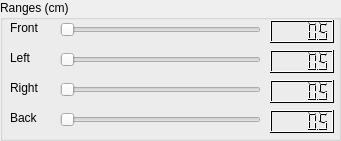
   <widget class="QGroupBox" name="groupBox_3">
    <property name="geometry">
     <rect>
      <x>380</x>
      <y>360</y>
      <width>341</width>
      <height>141</height>
     </rect>
    </property>
    <property name="title">
     <string>Ranges (cm)</string>
    </property>
    <widget class="QLabel" name="label_11">
     <property name="geometry">
      <rect>
       <x>10</x>
       <y>20</y>
       <width>53</width>
       <height>15</height>
      </rect>
     </property>
     <property name="text">
      <string>Front</string>
     </property>
    </widget>
    <widget class="QLabel" name="label_12">
     <property name="geometry">
      <rect>
       <x>10</x>
       <y>50</y>
       <width>53</width>
       <height>15</height>
      </rect>
     </property>
     <property name="text">
      <string>Left</string>
     </property>
    </widget>
    <widget class="QLabel" name="label_13">
     <property name="geometry">
      <rect>
       <x>10</x>
       <y>80</y>
       <width>53</width>
       <height>15</height>
      </rect>
     </property>
     <property name="text">
      <string>Right</string>
     </property>
    </widget>
    <widget class="QLCDNumber" name="frontRangeLCD">
     <property name="geometry">
      <rect>
       <x>270</x>
       <y>20</y>
       <width>64</width>
       <height>23</height>
      </rect>
     </property>
     <property name="palette">
      <palette>
       <active>
        <colorrole role="WindowText">
         <brush brushstyle="SolidPattern">
          <color alpha="255">
           <red>0</red>
           <green>0</green>
           <blue>0</blue>
          </color>
         </brush>
        </colorrole>
        <colorrole role="Light">
         <brush brushstyle="SolidPattern">
          <color alpha="255">
           <red>255</red>
           <green>255</green>
           <blue>255</blue>
          </color>
         </brush>
        </colorrole>
        <colorrole role="Midlight">
         <brush brushstyle="SolidPattern">
          <color alpha="255">
           <red>0</red>
           <green>0</green>
           <blue>127</blue>
          </color>
         </brush>
        </colorrole>
        <colorrole role="Dark">
         <brush brushstyle="SolidPattern">
          <color alpha="255">
           <red>0</red>
           <green>0</green>
           <blue>0</blue>
          </color>
         </brush>
        </colorrole>
        <colorrole role="Text">
         <brush brushstyle="SolidPattern">
          <color alpha="255">
           <red>0</red>
           <green>0</green>
           <blue>0</blue>
          </color>
         </brush>
        </colorrole>
        <colorrole role="ButtonText">
         <brush brushstyle="SolidPattern">
          <color alpha="255">
           <red>0</red>
           <green>0</green>
           <blue>0</blue>
          </color>
         </brush>
        </colorrole>
       </active>
       <inactive>
        <colorrole role="WindowText">
         <brush brushstyle="SolidPattern">
          <color alpha="255">
           <red>0</red>
           <green>0</green>
           <blue>0</blue>
          </color>
         </brush>
        </colorrole>
        <colorrole role="Light">
         <brush brushstyle="SolidPattern">
          <color alpha="255">
           <red>255</red>
           <green>255</green>
           <blue>255</blue>
          </color>
         </brush>
        </colorrole>
        <colorrole role="Midlight">
         <brush brushstyle="SolidPattern">
          <color alpha="255">
           <red>0</red>
           <green>0</green>
           <blue>127</blue>
          </color>
         </brush>
        </colorrole>
        <colorrole role="Dark">
         <brush brushstyle="SolidPattern">
          <color alpha="255">
           <red>0</red>
           <green>0</green>
           <blue>0</blue>
          </color>
         </brush>
        </colorrole>
        <colorrole role="Text">
         <brush brushstyle="SolidPattern">
          <color alpha="255">
           <red>0</red>
           <green>0</green>
           <blue>0</blue>
          </color>
         </brush>
        </colorrole>
        <colorrole role="ButtonText">
         <brush brushstyle="SolidPattern">
          <color alpha="255">
           <red>0</red>
           <green>0</green>
           <blue>0</blue>
          </color>
         </brush>
        </colorrole>
       </inactive>
       <disabled>
        <colorrole role="WindowText">
         <brush brushstyle="SolidPattern">
          <color alpha="255">
           <red>0</red>
           <green>0</green>
           <blue>0</blue>
          </color>
         </brush>
        </colorrole>
        <colorrole role="Light">
         <brush brushstyle="SolidPattern">
          <color alpha="255">
           <red>255</red>
           <green>255</green>
           <blue>255</blue>
          </color>
         </brush>
        </colorrole>
        <colorrole role="Midlight">
         <brush brushstyle="SolidPattern">
          <color alpha="255">
           <red>0</red>
           <green>0</green>
           <blue>127</blue>
          </color>
         </brush>
        </colorrole>
        <colorrole role="Dark">
         <brush brushstyle="SolidPattern">
          <color alpha="255">
           <red>0</red>
           <green>0</green>
           <blue>0</blue>
          </color>
         </brush>
        </colorrole>
        <colorrole role="Text">
         <brush brushstyle="SolidPattern">
          <color alpha="255">
           <red>0</red>
           <green>0</green>
           <blue>0</blue>
          </color>
         </brush>
        </colorrole>
        <colorrole role="ButtonText">
         <brush brushstyle="SolidPattern">
          <color alpha="255">
           <red>0</red>
           <green>0</green>
           <blue>0</blue>
          </color>
         </brush>
        </colorrole>
       </disabled>
      </palette>
     </property>
     <property name="font">
      <font>
       <family>Arial Black</family>
      </font>
     </property>
     <property name="smallDecimalPoint">
      <bool>true</bool>
     </property>
     <property name="segmentStyle">
      <enum>QLCDNumber::Filled</enum>
     </property>
     <property name="value" stdset="0">
      <double>0.500000000000000</double>
     </property>
    </widget>
    <widget class="QSlider" name="frontRangeSlider">
     <property name="enabled">
      <bool>false</bool>
     </property>
     <property name="geometry">
      <rect>
       <x>60</x>
       <y>20</y>
       <width>201</width>
       <height>19</height>
      </rect>
     </property>
     <property name="maximum">
      <number>182</number>
     </property>
     <property name="orientation">
      <enum>Qt::Horizontal</enum>
     </property>
    </widget>
    <widget class="QSlider" name="leftRangeSlider">
     <property name="enabled">
      <bool>false</bool>
     </property>
     <property name="geometry">
      <rect>
       <x>60</x>
       <y>50</y>
       <width>201</width>
       <height>19</height>
      </rect>
     </property>
     <property name="maximum">
      <number>182</number>
     </property>
     <property name="orientation">
      <enum>Qt::Horizontal</enum>
     </property>
    </widget>
    <widget class="QLCDNumber" name="leftRangeLCD">
     <property name="geometry">
      <rect>
       <x>270</x>
       <y>50</y>
       <width>64</width>
       <height>23</height>
      </rect>
     </property>
     <property name="palette">
      <palette>
       <active>
        <colorrole role="WindowText">
         <brush brushstyle="SolidPattern">
          <color alpha="255">
           <red>0</red>
           <green>0</green>
           <blue>0</blue>
          </color>
         </brush>
        </colorrole>
        <colorrole role="Light">
         <brush brushstyle="SolidPattern">
          <color alpha="255">
           <red>255</red>
           <green>255</green>
           <blue>255</blue>
          </color>
         </brush>
        </colorrole>
        <colorrole role="Midlight">
         <brush brushstyle="SolidPattern">
          <color alpha="255">
           <red>0</red>
           <green>0</green>
           <blue>127</blue>
          </color>
         </brush>
        </colorrole>
        <colorrole role="Dark">
         <brush brushstyle="SolidPattern">
          <color alpha="255">
           <red>0</red>
           <green>0</green>
           <blue>0</blue>
          </color>
         </brush>
        </colorrole>
        <colorrole role="Text">
         <brush brushstyle="SolidPattern">
          <color alpha="255">
           <red>0</red>
           <green>0</green>
           <blue>0</blue>
          </color>
         </brush>
        </colorrole>
        <colorrole role="ButtonText">
         <brush brushstyle="SolidPattern">
          <color alpha="255">
           <red>0</red>
           <green>0</green>
           <blue>0</blue>
          </color>
         </brush>
        </colorrole>
       </active>
       <inactive>
        <colorrole role="WindowText">
         <brush brushstyle="SolidPattern">
          <color alpha="255">
           <red>0</red>
           <green>0</green>
           <blue>0</blue>
          </color>
         </brush>
        </colorrole>
        <colorrole role="Light">
         <brush brushstyle="SolidPattern">
          <color alpha="255">
           <red>255</red>
           <green>255</green>
           <blue>255</blue>
          </color>
         </brush>
        </colorrole>
        <colorrole role="Midlight">
         <brush brushstyle="SolidPattern">
          <color alpha="255">
           <red>0</red>
           <green>0</green>
           <blue>127</blue>
          </color>
         </brush>
        </colorrole>
        <colorrole role="Dark">
         <brush brushstyle="SolidPattern">
          <color alpha="255">
           <red>0</red>
           <green>0</green>
           <blue>0</blue>
          </color>
         </brush>
        </colorrole>
        <colorrole role="Text">
         <brush brushstyle="SolidPattern">
          <color alpha="255">
           <red>0</red>
           <green>0</green>
           <blue>0</blue>
          </color>
         </brush>
        </colorrole>
        <colorrole role="ButtonText">
         <brush brushstyle="SolidPattern">
          <color alpha="255">
           <red>0</red>
           <green>0</green>
           <blue>0</blue>
          </color>
         </brush>
        </colorrole>
       </inactive>
       <disabled>
        <colorrole role="WindowText">
         <brush brushstyle="SolidPattern">
          <color alpha="255">
           <red>0</red>
           <green>0</green>
           <blue>0</blue>
          </color>
         </brush>
        </colorrole>
        <colorrole role="Light">
         <brush brushstyle="SolidPattern">
          <color alpha="255">
           <red>255</red>
           <green>255</green>
           <blue>255</blue>
          </color>
         </brush>
        </colorrole>
        <colorrole role="Midlight">
         <brush brushstyle="SolidPattern">
          <color alpha="255">
           <red>0</red>
           <green>0</green>
           <blue>127</blue>
          </color>
         </brush>
        </colorrole>
        <colorrole role="Dark">
         <brush brushstyle="SolidPattern">
          <color alpha="255">
           <red>0</red>
           <green>0</green>
           <blue>0</blue>
          </color>
         </brush>
        </colorrole>
        <colorrole role="Text">
         <brush brushstyle="SolidPattern">
          <color alpha="255">
           <red>0</red>
           <green>0</green>
           <blue>0</blue>
          </color>
         </brush>
        </colorrole>
        <colorrole role="ButtonText">
         <brush brushstyle="SolidPattern">
          <color alpha="255">
           <red>0</red>
           <green>0</green>
           <blue>0</blue>
          </color>
         </brush>
        </colorrole>
       </disabled>
      </palette>
     </property>
     <property name="font">
      <font>
       <family>Arial Black</family>
      </font>
     </property>
     <property name="smallDecimalPoint">
      <bool>true</bool>
     </property>
     <property name="segmentStyle">
      <enum>QLCDNumber::Filled</enum>
     </property>
     <property name="value" stdset="0">
      <double>0.500000000000000</double>
     </property>
    </widget>
    <widget class="QLCDNumber" name="rightRangeLCD">
     <property name="geometry">
      <rect>
       <x>270</x>
       <y>80</y>
       <width>64</width>
       <height>23</height>
      </rect>
     </property>
     <property name="palette">
      <palette>
       <active>
        <colorrole role="WindowText">
         <brush brushstyle="SolidPattern">
          <color alpha="255">
           <red>0</red>
           <green>0</green>
           <blue>0</blue>
          </color>
         </brush>
        </colorrole>
        <colorrole role="Light">
         <brush brushstyle="SolidPattern">
          <color alpha="255">
           <red>255</red>
           <green>255</green>
           <blue>255</blue>
          </color>
         </brush>
        </colorrole>
        <colorrole role="Midlight">
         <brush brushstyle="SolidPattern">
          <color alpha="255">
           <red>0</red>
           <green>0</green>
           <blue>127</blue>
          </color>
         </brush>
        </colorrole>
        <colorrole role="Dark">
         <brush brushstyle="SolidPattern">
          <color alpha="255">
           <red>0</red>
           <green>0</green>
           <blue>0</blue>
          </color>
         </brush>
        </colorrole>
        <colorrole role="Text">
         <brush brushstyle="SolidPattern">
          <color alpha="255">
           <red>0</red>
           <green>0</green>
           <blue>0</blue>
          </color>
         </brush>
        </colorrole>
        <colorrole role="ButtonText">
         <brush brushstyle="SolidPattern">
          <color alpha="255">
           <red>0</red>
           <green>0</green>
           <blue>0</blue>
          </color>
         </brush>
        </colorrole>
       </active>
       <inactive>
        <colorrole role="WindowText">
         <brush brushstyle="SolidPattern">
          <color alpha="255">
           <red>0</red>
           <green>0</green>
           <blue>0</blue>
          </color>
         </brush>
        </colorrole>
        <colorrole role="Light">
         <brush brushstyle="SolidPattern">
          <color alpha="255">
           <red>255</red>
           <green>255</green>
           <blue>255</blue>
          </color>
         </brush>
        </colorrole>
        <colorrole role="Midlight">
         <brush brushstyle="SolidPattern">
          <color alpha="255">
           <red>0</red>
           <green>0</green>
           <blue>127</blue>
          </color>
         </brush>
        </colorrole>
        <colorrole role="Dark">
         <brush brushstyle="SolidPattern">
          <color alpha="255">
           <red>0</red>
           <green>0</green>
           <blue>0</blue>
          </color>
         </brush>
        </colorrole>
        <colorrole role="Text">
         <brush brushstyle="SolidPattern">
          <color alpha="255">
           <red>0</red>
           <green>0</green>
           <blue>0</blue>
          </color>
         </brush>
        </colorrole>
        <colorrole role="ButtonText">
         <brush brushstyle="SolidPattern">
          <color alpha="255">
           <red>0</red>
           <green>0</green>
           <blue>0</blue>
          </color>
         </brush>
        </colorrole>
       </inactive>
       <disabled>
        <colorrole role="WindowText">
         <brush brushstyle="SolidPattern">
          <color alpha="255">
           <red>0</red>
           <green>0</green>
           <blue>0</blue>
          </color>
         </brush>
        </colorrole>
        <colorrole role="Light">
         <brush brushstyle="SolidPattern">
          <color alpha="255">
           <red>255</red>
           <green>255</green>
           <blue>255</blue>
          </color>
         </brush>
        </colorrole>
        <colorrole role="Midlight">
         <brush brushstyle="SolidPattern">
          <color alpha="255">
           <red>0</red>
           <green>0</green>
           <blue>127</blue>
          </color>
         </brush>
        </colorrole>
        <colorrole role="Dark">
         <brush brushstyle="SolidPattern">
          <color alpha="255">
           <red>0</red>
           <green>0</green>
           <blue>0</blue>
          </color>
         </brush>
        </colorrole>
        <colorrole role="Text">
         <brush brushstyle="SolidPattern">
          <color alpha="255">
           <red>0</red>
           <green>0</green>
           <blue>0</blue>
          </color>
         </brush>
        </colorrole>
        <colorrole role="ButtonText">
         <brush brushstyle="SolidPattern">
          <color alpha="255">
           <red>0</red>
           <green>0</green>
           <blue>0</blue>
          </color>
         </brush>
        </colorrole>
       </disabled>
      </palette>
     </property>
     <property name="font">
      <font>
       <family>Arial Black</family>
      </font>
     </property>
     <property name="smallDecimalPoint">
      <bool>true</bool>
     </property>
     <property name="segmentStyle">
      <enum>QLCDNumber::Filled</enum>
     </property>
     <property name="value" stdset="0">
      <double>0.500000000000000</double>
     </property>
    </widget>
    <widget class="QSlider" name="rightRangeSlider">
     <property name="enabled">
      <bool>false</bool>
     </property>
     <property name="geometry">
      <rect>
       <x>60</x>
       <y>80</y>
       <width>201</width>
       <height>19</height>
      </rect>
     </property>
     <property name="maximum">
      <number>182</number>
     </property>
     <property name="orientation">
      <enum>Qt::Horizontal</enum>
     </property>
    </widget>
    <widget class="QLabel" name="label_14">
     <property name="geometry">
      <rect>
       <x>10</x>
       <y>110</y>
       <width>53</width>
       <height>15</height>
      </rect>
     </property>
     <property name="text">
      <string>Back</string>
     </property>
    </widget>
    <widget class="QSlider" name="backRangeSlider">
     <property name="enabled">
      <bool>false</bool>
     </property>
     <property name="geometry">
      <rect>
       <x>60</x>
       <y>110</y>
       <width>201</width>
       <height>19</height>
      </rect>
     </property>
     <property name="maximum">
      <number>182</number>
     </property>
     <property name="orientation">
      <enum>Qt::Horizontal</enum>
     </property>
    </widget>
    <widget class="QLCDNumber" name="backRangeLCD">
     <property name="geometry">
      <rect>
       <x>270</x>
       <y>110</y>
       <width>64</width>
       <height>23</height>
      </rect>
     </property>
     <property name="palette">
      <palette>
       <active>
        <colorrole role="WindowText">
         <brush brushstyle="SolidPattern">
          <color alpha="255">
           <red>0</red>
           <green>0</green>
           <blue>0</blue>
          </color>
         </brush>
        </colorrole>
        <colorrole role="Light">
         <brush brushstyle="SolidPattern">
          <color alpha="255">
           <red>255</red>
           <green>255</green>
           <blue>255</blue>
          </color>
         </brush>
        </colorrole>
        <colorrole role="Midlight">
         <brush brushstyle="SolidPattern">
          <color alpha="255">
           <red>0</red>
           <green>0</green>
           <blue>127</blue>
          </color>
         </brush>
        </colorrole>
        <colorrole role="Dark">
         <brush brushstyle="SolidPattern">
          <color alpha="255">
           <red>0</red>
           <green>0</green>
           <blue>0</blue>
          </color>
         </brush>
        </colorrole>
        <colorrole role="Text">
         <brush brushstyle="SolidPattern">
          <color alpha="255">
           <red>0</red>
           <green>0</green>
           <blue>0</blue>
          </color>
         </brush>
        </colorrole>
        <colorrole role="ButtonText">
         <brush brushstyle="SolidPattern">
          <color alpha="255">
           <red>0</red>
           <green>0</green>
           <blue>0</blue>
          </color>
         </brush>
        </colorrole>
       </active>
       <inactive>
        <colorrole role="WindowText">
         <brush brushstyle="SolidPattern">
          <color alpha="255">
           <red>0</red>
           <green>0</green>
           <blue>0</blue>
          </color>
         </brush>
        </colorrole>
        <colorrole role="Light">
         <brush brushstyle="SolidPattern">
          <color alpha="255">
           <red>255</red>
           <green>255</green>
           <blue>255</blue>
          </color>
         </brush>
        </colorrole>
        <colorrole role="Midlight">
         <brush brushstyle="SolidPattern">
          <color alpha="255">
           <red>0</red>
           <green>0</green>
           <blue>127</blue>
          </color>
         </brush>
        </colorrole>
        <colorrole role="Dark">
         <brush brushstyle="SolidPattern">
          <color alpha="255">
           <red>0</red>
           <green>0</green>
           <blue>0</blue>
          </color>
         </brush>
        </colorrole>
        <colorrole role="Text">
         <brush brushstyle="SolidPattern">
          <color alpha="255">
           <red>0</red>
           <green>0</green>
           <blue>0</blue>
          </color>
         </brush>
        </colorrole>
        <colorrole role="ButtonText">
         <brush brushstyle="SolidPattern">
          <color alpha="255">
           <red>0</red>
           <green>0</green>
           <blue>0</blue>
          </color>
         </brush>
        </colorrole>
       </inactive>
       <disabled>
        <colorrole role="WindowText">
         <brush brushstyle="SolidPattern">
          <color alpha="255">
           <red>0</red>
           <green>0</green>
           <blue>0</blue>
          </color>
         </brush>
        </colorrole>
        <colorrole role="Light">
         <brush brushstyle="SolidPattern">
          <color alpha="255">
           <red>255</red>
           <green>255</green>
           <blue>255</blue>
          </color>
         </brush>
        </colorrole>
        <colorrole role="Midlight">
         <brush brushstyle="SolidPattern">
          <color alpha="255">
           <red>0</red>
           <green>0</green>
           <blue>127</blue>
          </color>
         </brush>
        </colorrole>
        <colorrole role="Dark">
         <brush brushstyle="SolidPattern">
          <color alpha="255">
           <red>0</red>
           <green>0</green>
           <blue>0</blue>
          </color>
         </brush>
        </colorrole>
        <colorrole role="Text">
         <brush brushstyle="SolidPattern">
          <color alpha="255">
           <red>0</red>
           <green>0</green>
           <blue>0</blue>
          </color>
         </brush>
        </colorrole>
        <colorrole role="ButtonText">
         <brush brushstyle="SolidPattern">
          <color alpha="255">
           <red>0</red>
           <green>0</green>
           <blue>0</blue>
          </color>
         </brush>
        </colorrole>
       </disabled>
      </palette>
     </property>
     <property name="font">
      <font>
       <family>Arial Black</family>
      </font>
     </property>
     <property name="smallDecimalPoint">
      <bool>true</bool>
     </property>
     <property name="segmentStyle">
      <enum>QLCDNumber::Filled</enum>
     </property>
     <property name="value" stdset="0">
      <double>0.500000000000000</double>
     </property>
    </widget>
   </widget>
